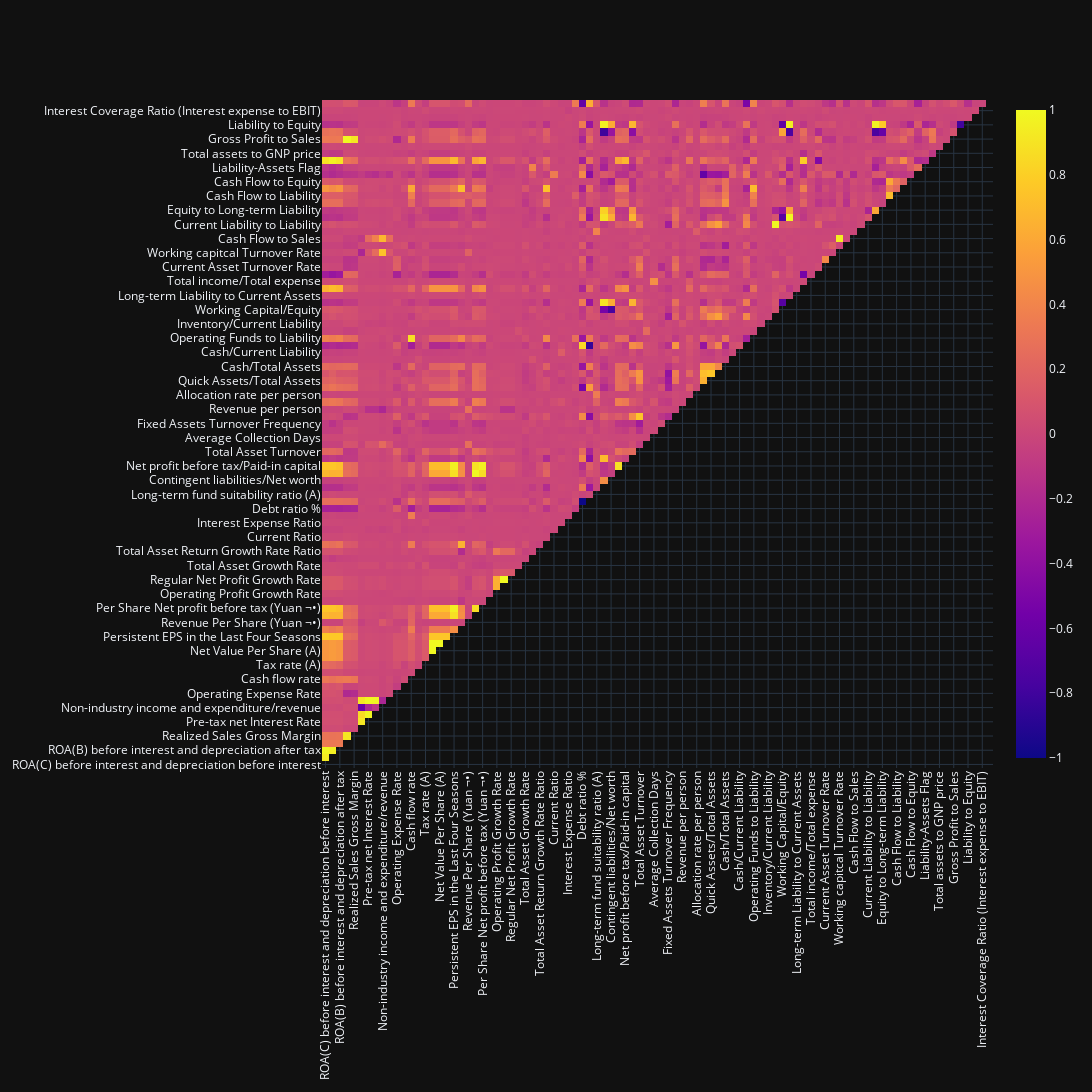

Notebook code cell kept with this figure:
### Code cell
corr = data_num.drop(target, axis=1).corr()
corr_mask = np.triu(np.ones_like(corr, dtype=bool))
corr = corr.mask(corr_mask)

fig = go.Figure(data=go.Heatmap(x=corr.columns,y=corr.index,z=corr.values))
fig.update_layout(width=1200, height=1200,xaxis_tickangle=-90)
fig.show()

### Figure 1 — Plotly figure (JSON) as saved in the notebook; plotly's stock layout.template omitted (floating-point values rounded to 4 significant figures; data arrays with more than 128 entries replaced by an {"elided": "..."} marker saying what was removed)
{"data": [{"type": "heatmap", "x": ["ROA(C) before interest and depreciation before interest", "ROA(A) before interest and % after tax", "ROA(B) before interest and depreciation after tax", "Operating Gross Margin", "Realized Sales Gross Margin", "Operating Profit Rate", "Pre-tax net Interest Rate", "After-tax net Interest Rate", "Non-industry income and expenditure/revenue", "Continuous interest rate (after tax)", "Operating Expense Rate", "Research and development expense rate", "Cash flow rate", "Interest-bearing debt interest rate", "Tax rate (A)", "Net Value Per Share (B)", "Net Value Per Share (A)", "Net Value Per Share (C)", "Persistent EPS in the Last Four Seasons", "Cash Flow Per Share", "Revenue Per Share (Yuan ¬•)", "Operating Profit Per Share (Yuan ¬•)", "Per Share Net profit before tax (Yuan ¬•)", "Realized Sales Gross Profit Growth Rate", "Operating Profit Growth Rate", "After-tax Net Profit Growth Rate", "Regular Net Profit Growth Rate", "Continuous Net Profit Growth Rate", "Total Asset Growth Rate", "Net Value Growth Rate", "Total Asset Return Growth Rate Ratio", "Cash Reinvestment %", "Current Ratio", "Quick Ratio", "Interest Expense Ratio", "Total debt/Total net worth", "Debt ratio %", "Net worth/Assets", "Long-term fund suitability ratio (A)", "Borrowing dependency", "Contingent liabilities/Net worth", "Operating profit/Paid-in capital", "Net profit before tax/Paid-in capital", "Inventory and accounts receivable/Net value", "Total Asset Turnover", "Accounts Receivable Turnover", "Average Collection Days", "Inventory Turnover Rate (times)", "Fixed Assets Turnover Frequency", "Net Worth Turnover Rate (times)", "Revenue per person", "Operating profit per person", "Allocation rate per person", "Working Capital to Total Assets", "Quick Assets/Total Assets", "Current Assets/Total Assets", "Cash/Total Assets", "Quick Assets/Current Liability", "Cash/Current Liability", "Current Liability to Assets", "Operating Funds to Liability", "Inventory/Working Capital", "Inventory/Current Liability", "Current Liabilities/Liability", "Working Capital/Equity", "Current Liabilities/Equity", "Long-term Liability to Current Assets", "Retained Earnings to Total Assets", "Total income/Total expense", "Total expense/Assets", "Current Asset Turnover Rate", "Quick Asset Turnover Rate", "Working capitcal Turnover Rate", "Cash Turnover Rate", "Cash Flow to Sales", "Fixed Assets to Assets", "Current Liability to Liability", "Current Liability to Equity", "Equity to Long-term Liability", "Cash Flow to Total Assets", "Cash Flow to Liability", "CFO to Assets", "Cash Flow to Equity", "Current Liability to Current Assets", "Liability-Assets Flag", "Net Income to Total Assets", "Total assets to GNP price", "No-credit Interval", "Gross Profit to Sales", "Net Income to Stockholder's Equity", "Liability to Equity", "Degree of Financial Leverage (DFL)", "Interest Coverage Ratio (Interest expense to EBIT)", "Equity to Liability"], "y": ["ROA(C) before interest and depreciation before interest", "ROA(A) before interest and % after tax", "ROA(B) before interest and depreciation after tax", "Operating Gross Margin", "Realized Sales Gross Margin", "Operating Profit Rate", "Pre-tax net Interest Rate", "After-tax net Interest Rate", "Non-industry income and expenditure/revenue", "Continuous interest rate (after tax)", "Operating Expense Rate", "Research and development expense rate", "Cash flow rate", "Interest-bearing debt interest rate", "Tax rate (A)", "Net Value Per Share (B)", "Net Value Per Share (A)", "Net Value Per Share (C)", "Persistent EPS in the Last Four Seasons", "Cash Flow Per Share", "Revenue Per Share (Yuan ¬•)", "Operating Profit Per Share (Yuan ¬•)", "Per Share Net profit before tax (Yuan ¬•)", "Realized Sales Gross Profit Growth Rate", "Operating Profit Growth Rate", "After-tax Net Profit Growth Rate", "Regular Net Profit Growth Rate", "Continuous Net Profit Growth Rate", "Total Asset Growth Rate", "Net Value Growth Rate", "Total Asset Return Growth Rate Ratio", "Cash Reinvestment %", "Current Ratio", "Quick Ratio", "Interest Expense Ratio", "Total debt/Total net worth", "Debt ratio %", "Net worth/Assets", "Long-term fund suitability ratio (A)", "Borrowing dependency", "Contingent liabilities/Net worth", "Operating profit/Paid-in capital", "Net profit before tax/Paid-in capital", "Inventory and accounts receivable/Net value", "Total Asset Turnover", "Accounts Receivable Turnover", "Average Collection Days", "Inventory Turnover Rate (times)", "Fixed Assets Turnover Frequency", "Net Worth Turnover Rate (times)", "Revenue per person", "Operating profit per person", "Allocation rate per person", "Working Capital to Total Assets", "Quick Assets/Total Assets", "Current Assets/Total Assets", "Cash/Total Assets", "Quick Assets/Current Liability", "Cash/Current Liability", "Current Liability to Assets", "Operating Funds to Liability", "Inventory/Working Capital", "Inventory/Current Liability", "Current Liabilities/Liability", "Working Capital/Equity", "Current Liabilities/Equity", "Long-term Liability to Current Assets", "Retained Earnings to Total Assets", "Total income/Total expense", "Total expense/Assets", "Current Asset Turnover Rate", "Quick Asset Turnover Rate", "Working capitcal Turnover Rate", "Cash Turnover Rate", "Cash Flow to Sales", "Fixed Assets to Assets", "Current Liability to Liability", "Current Liability to Equity", "Equity to Long-term Liability", "Cash Flow to Total Assets", "Cash Flow to Liability", "CFO to Assets", "Cash Flow to Equity", "Current Liability to Current Assets", "Liability-Assets Flag", "Net Income to Total Assets", "Total assets to GNP price", "No-credit Interval", "Gross Profit to Sales", "Net Income to Stockholder's Equity", "Liability to Equity", "Degree of Financial Leverage (DFL)", "Interest Coverage Ratio (Interest expense to EBIT)", "Equity to Liability"], "z": {"elided": "94x94 float values"}}], "layout": {"height": 1200, "width": 1200, "xaxis": {"tickangle": -90}}}
